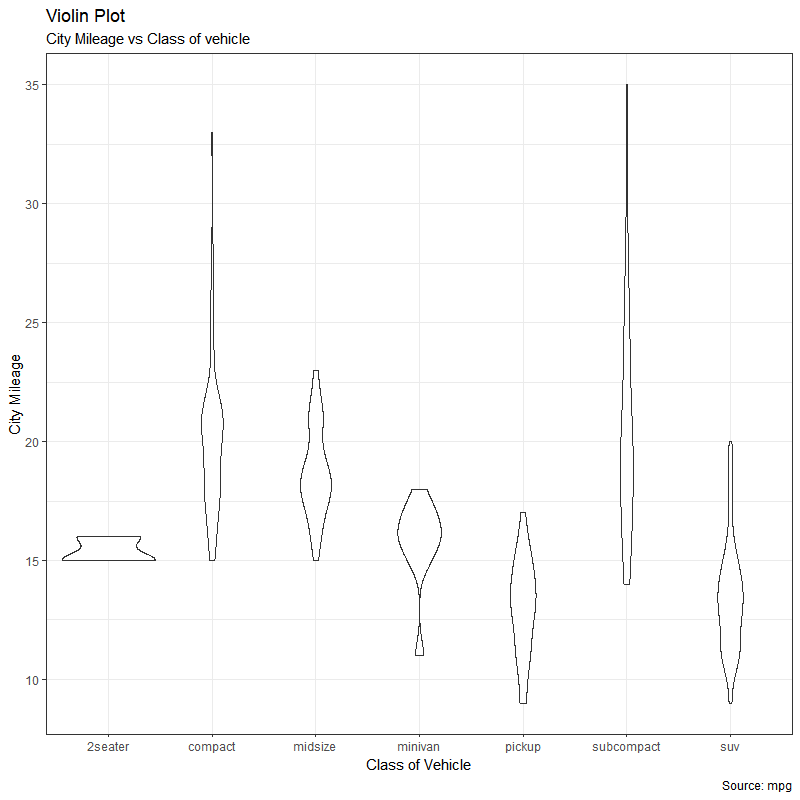

Source code (R):
### VIOLIN PLOT ###

# Import ggplot2 package
library(ggplot2)                   

# Pre-set the black and white theme
theme_set(theme_bw())                             

gg <- ggplot(data = ,                             # name the plot variable and load dataset
             aes(x = ,                            # set the x variable (must be categorical)
                 y = ))                           # set the y variable (must be numerical)

gg + geom_violin() +                              # apply the violin plot
  labs(title = "",                                # type in the plot title
       subtitle = "",                             # type in the plot subtitle
       x = "",                                    # type in the x-axis title
       y = "")                                    # type in the y-axis title

# EXAMPLE

library(ggplot2)
theme_set(theme_bw())

gg <- ggplot(data = mpg,
             aes(x = class,
                 y = cty))

gg + geom_violin() +
  labs(title = "Violin Plot",
       subtitle = "City Mileage vs Class of vehicle",
       caption = "Source: mpg",
       x = "Class of Vehicle",
       y = "City Mileage")
